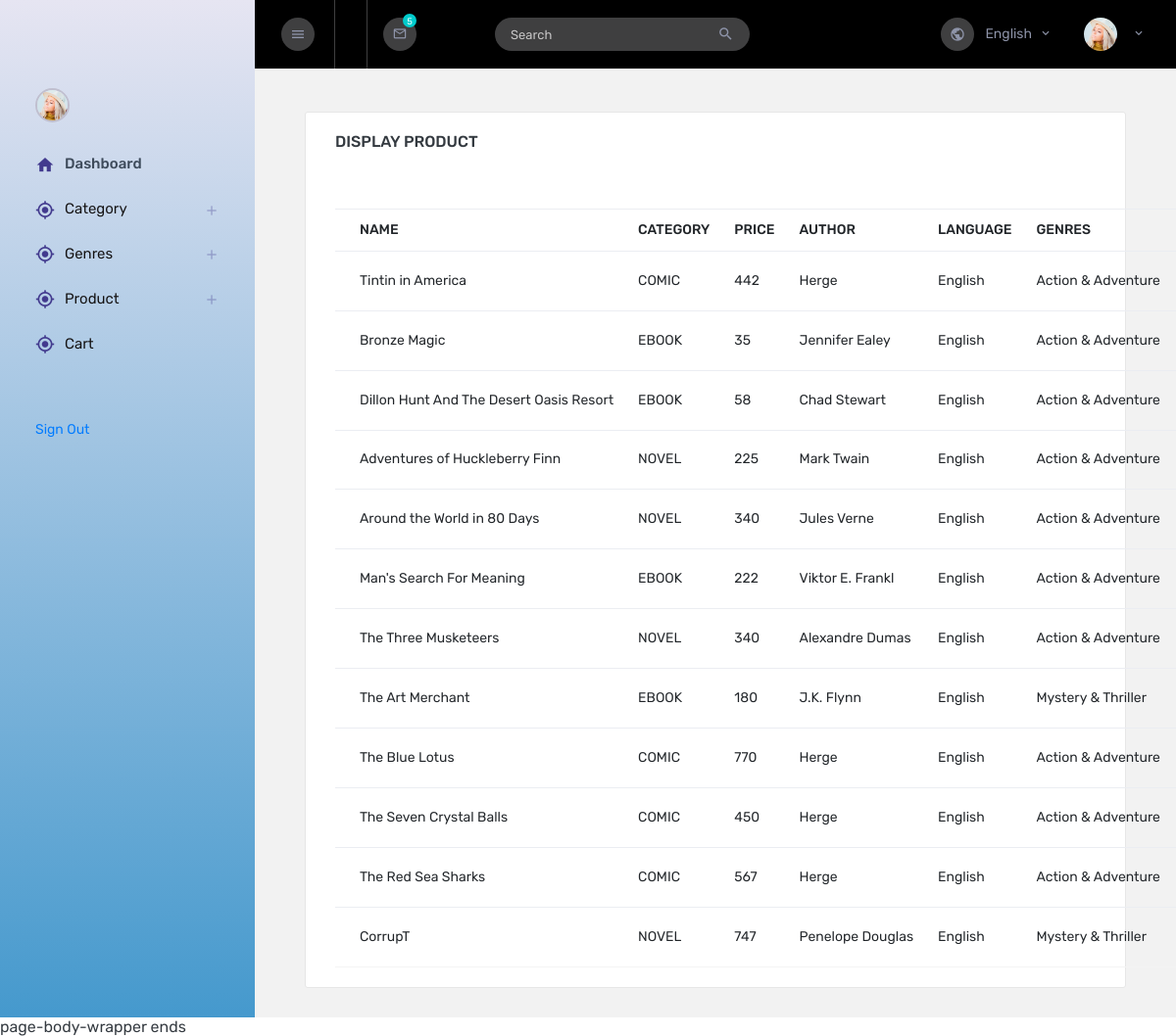
Screenshot of /bookapp/displayproduct/ with the database file from the repository.
### bookapp/models.py (models this page shows)
class apdb(models.Model):
    Name=models.CharField(max_length=30,null=True,blank=True)
    Categoryname=models.CharField(max_length=30,null=True,blank=True)
    Price=models.IntegerField(null=True,blank=True)
    Author=models.CharField(max_length=30,null=True,blank=True)
    AuthorLink=models.CharField(max_length=30,null=True,blank=True)
    Publisher=models.CharField(max_length=30,null=True,blank=True)
    Date=models.DateTimeField(null=True,blank=True)
    Genres=models.CharField(max_length=30,null=True,blank=True)
    Language=models.CharField(max_length=30,null=True,blank=True)
    Page=models.IntegerField(null=True,blank=True)
    Rating=models.FloatField(null=True,blank=True)
    About=models.CharField(max_length=30,null=True,blank=True)
    Imagee=models.ImageField(upload_to="profile",null=True,blank=True)
    Pdf=models.FileField(upload_to="document",null=True,blank=True)

### bookapp/views.py (the view)
# urls.py: path('displayproduct/', views.displayproduct, name="displayproduct"),
def displayproduct(request):
    data = apdb.objects.all()
    return render(request,"5display product.html",{"data":data})

### bookapp/templates/5display product.html (shortened to what this page needs)
<!DOCTYPE html>
{% extends 'homepage.html' %}
{% block content %}
<html lang="en">
<head>
</head>
<body>
<div class="col-lg-12 grid-margin stretch-card" style="width:2100px">
                <div class="card">
                  <div class="card-body">
                    <h4 class="card-title">DISPLAY PRODUCT</h4>
                    <p class="card-description"> <code></code>
                    </p>
                    <div class="table-responsive">
                      <table class="table table-hover">
                        <thead>
                          <tr>
                            <th>NAME</th>
                            <th>CATEGORY</th>
                            <th>PRICE</th>
                            <th>AUTHOR</th>
                            <th>LANGUAGE</th>
                            <th>GENRES</th>
                            <th>PAGE</th>
                          </tr>
                        </thead>
                        {% for i in data %}
                        <tr>
                          <td>{{i.Name}}</td>
                          <td>{{i.Categoryname}}</td>
                          <td>{{i.Price}}</td>
                          <td>{{i.Author}}</td>
                          <td>{{i.Language}}</td>
                          <td>{{i.Genres}}</td>
                          <td>{{i.Page}}</td>
                        </tr>
                        {% endfor %}
                      </table>
                    </div>
                  </div>
                </div>
              </div>
</body>
</html>
{% endblock %}

### rows the page displays
apdb: Name "Tintin in America", Categoryname "COMIC", Price "442", Author "Herge", Language "English", Genres "Action & Adventure"
apdb: Name "Bronze Magic", Categoryname "EBOOK", Price "35", Author "Jennifer Ealey", Language "English", Genres "Action & Adventure"
apdb: Name "Dillon Hunt And The Desert Oasis Resort", Categoryname "EBOOK", Price "58", Author "Chad Stewart", Language "English", Genres "Action & Adventure"
apdb: Name "Adventures of Huckleberry Finn", Categoryname "NOVEL", Price "225", Author "Mark Twain", Language "English", Genres "Action & Adventure"
apdb: Name "Around the World in 80 Days", Categoryname "NOVEL", Price "340", Author "Jules Verne", Language "English", Genres "Action & Adventure"
apdb: Name "Man's Search For Meaning", Categoryname "EBOOK", Price "222", Author "Viktor E. Frankl", Language "English", Genres "Action & Adventure"
apdb: Name "The Three Musketeers", Categoryname "NOVEL", Price "340", Author "Alexandre Dumas", Language "English", Genres "Action & Adventure"
apdb: Name "The Art Merchant", Categoryname "EBOOK", Price "180", Author "J.K. Flynn", Language "English", Genres "Mystery & Thriller"
apdb: Name "The Blue Lotus", Categoryname "COMIC", Price "770", Author "Herge", Language "English", Genres "Action & Adventure"
apdb: Name "The Seven Crystal Balls", Categoryname "COMIC", Price "450", Author "Herge", Language "English", Genres "Action & Adventure"
apdb: Name "The Red Sea Sharks", Categoryname "COMIC", Price "567", Author "Herge", Language "English", Genres "Action & Adventure"
apdb: Name "CorrupT", Categoryname "NOVEL", Price "747", Author "Penelope Douglas", Language "English", Genres "Mystery & Thriller"
